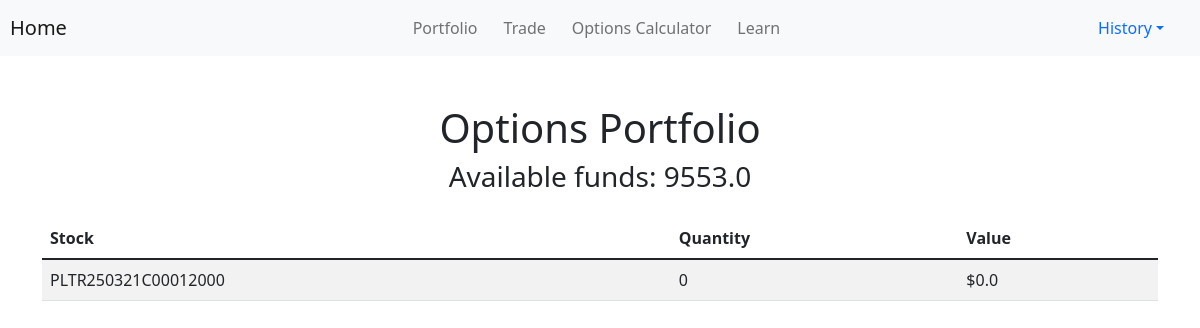
/portfolio (signed in), run on the app's committed database.
### models.py (models this page shows, shortened)
class User(UserMixin, db.Model): #defines a user model with authentication support and database integration
    id = db.Column(db.Integer, primary_key=True) #unique user ID (primary key)
    username = db.Column(db.String(80), unique=True, nullable=False) #unique username
    hashed_password = db.Column(db.String(256), nullable=False) #hashed pwd for security
    email = db.Column(db.String(256), nullable=False) #user email
    balance = db.Column(db.Float, default=10000)  # Starting virtual balance

class Portfolio(db.Model):
    id = db.Column(db.Integer, primary_key=True) #unique portfolio entry ID (primary key)
    user_id = db.Column(db.Integer, db.ForeignKey('user.id'), nullable=False) #foreign key linking to 'User' table
    stock_name = db.Column(db.String, nullable=False) #ticker symbol of stock
    quantity = db.Column(db.Integer, nullable=False) #number of contracts owned
    value=db.Column(db.Float, nullable=False) #total market value of holdings

### routes.py (the view)
@routes.route('/portfolio')
def portfolio():
    if not current_user.is_authenticated: #check if the current user is not authenticated
        print("Current user not authenticated") #print a debug message if the user is not authenticated
        return redirect(url_for('routes.login')) #redirect to the login page
    user = User.query.filter_by(id=current_user.id).first() #query the user by ID
    available_funds = user.balance #get the user's available funds
    options = Portfolio.query.filter_by(user_id=current_user.id).all() #fetch the user's portfolio data
    print("Portfolio") #print a debug message for the portfolio route
    if options: #check if there are options in the portfolio
        for option in options: #iterate through the options
            print(option.stock_name, option.value) #print the stock name and value for each option
            return render_template('portfolio.html', stocks=options, available_funds=available_funds) #render the portfolio template with the options and available funds
    else:
        return render_template('portfolio.html', available_funds=available_funds) #render the portfolio template with only the available funds

### run.py (called while the page is built)
@login_manager.user_loader
def load_user(user_id):
    return User.query.get(int(user_id))

### templates/portfolio.html (shortened to what this page needs)
<!DOCTYPE html>
<html lang="en">
<head>
    <link href="https://cdn.jsdelivr.net/npm/bootstrap@5.1.3/dist/css/bootstrap.min.css" rel="stylesheet">
</head>
<body>
    <nav class="navbar navbar-expand-lg navbar-light bg-light">
        <a class="navbar-brand" href="/">Home</a>
        <div class="collapse navbar-collapse justify-content-center">
            <ul class="navbar-nav center-nav">
                <li class="nav-item"><a class="nav-link" href="/portfolio">Portfolio</a></li>
                <li class="nav-item"><a class="nav-link" href="/trade">Trade</a></li>
                <li class="nav-item"><a class="nav-link" href="/mc_greeks">Options Calculator</a></li>
                <li class="nav-item"><a class="nav-link" href="/learn">Learn</a></li>
            </ul>
        </div>
        <div class="dropdown history-dropdown">
            <a class="nav-link dropdown-toggle" href="#" id="historyDropdown">History</a>
        </div>
    </nav>
    <div class="container mt-5">
        <div class="center-text">
            <h1>Options Portfolio</h1>
            <h3>Available funds: {{ available_funds }}</h3>
        </div>
        <table class="table table-striped mt-4">
            <thead>
                <tr>
                    <th>Stock</th>
                    <th>Quantity</th>
                    <th>Value</th>
                </tr>
            </thead>
            <tbody>
                {% for stock in stocks %}
                    <tr>
                        <td>{{ stock.stock_name }}</td>
                        <td>{{ stock.quantity }}</td>
                        <td>${{ stock.value }}</td>
                    </tr>
                {% endfor %}
            </tbody>
        </table>
    </div>
</body>
</html>

### templates/portfolio.html (style rules this page uses)
.navbar-brand { margin-left: 10px; }
.navbar-nav.center-nav { margin: auto; text-align: center; display: flex; justify-content: center; gap: 10px; transform: translateX(-45px); }
.history-dropdown { position: absolute; right: 20px; }
.center-text { text-align: center; margin-top: 40px; }

### data on the page
User: balance "9553.0"
Portfolio: stock_name "PLTR250321C00012000", quantity "0", value "0.0"
